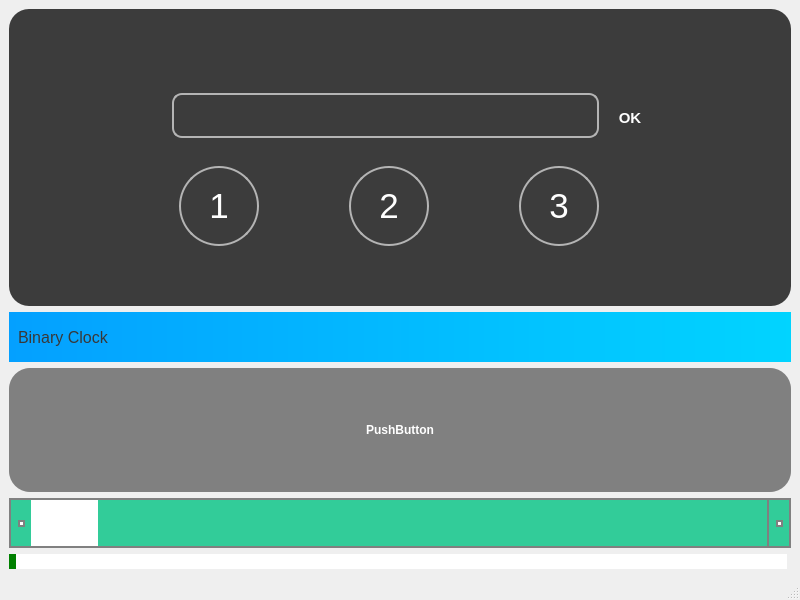
<?xml version="1.0" encoding="UTF-8"?>
<ui version="4.0">
 <class>MainWindow</class>
 <widget class="QMainWindow" name="MainWindow">
  <property name="geometry">
   <rect>
    <x>0</x>
    <y>0</y>
    <width>800</width>
    <height>600</height>
   </rect>
  </property>
  <property name="windowTitle">
   <string>MainWindow</string>
  </property>
  <widget class="QWidget" name="centralwidget">
   <layout class="QVBoxLayout" name="verticalLayout">
    <item>
     <widget class="QFrame" name="main_frame">
      <property name="styleSheet">
       <string notr="true">background-color: rgb(60, 60, 60);
border-radius : 20px</string>
      </property>
      <property name="frameShape">
       <enum>QFrame::StyledPanel</enum>
      </property>
      <property name="frameShadow">
       <enum>QFrame::Raised</enum>
      </property>
      <layout class="QVBoxLayout" name="verticalLayout_2">
       <property name="spacing">
        <number>0</number>
       </property>
       <property name="leftMargin">
        <number>50</number>
       </property>
       <property name="topMargin">
        <number>64</number>
       </property>
       <property name="rightMargin">
        <number>70</number>
       </property>
       <property name="bottomMargin">
        <number>50</number>
       </property>
       <item>
        <widget class="QFrame" name="frame_8">
         <property name="maximumSize">
          <size>
           <width>16777215</width>
           <height>120</height>
          </size>
         </property>
         <property name="frameShape">
          <enum>QFrame::StyledPanel</enum>
         </property>
         <property name="frameShadow">
          <enum>QFrame::Raised</enum>
         </property>
         <layout class="QVBoxLayout" name="verticalLayout_3">
          <property name="spacing">
           <number>0</number>
          </property>
          <property name="leftMargin">
           <number>19</number>
          </property>
          <property name="topMargin">
           <number>0</number>
          </property>
          <property name="rightMargin">
           <number>9</number>
          </property>
          <property name="bottomMargin">
           <number>14</number>
          </property>
          <item>
           <widget class="QFrame" name="result_frame">
            <property name="maximumSize">
             <size>
              <width>16777215</width>
              <height>70</height>
             </size>
            </property>
            <property name="styleSheet">
             <string notr="true">background-color: transparent;</string>
            </property>
            <property name="frameShape">
             <enum>QFrame::StyledPanel</enum>
            </property>
            <property name="frameShadow">
             <enum>QFrame::Raised</enum>
            </property>
            <layout class="QHBoxLayout" name="horizontalLayout_2">
             <property name="leftMargin">
              <number>94</number>
             </property>
             <property name="topMargin">
              <number>20</number>
             </property>
             <property name="rightMargin">
              <number>57</number>
             </property>
             <property name="bottomMargin">
              <number>5</number>
             </property>
             <item>
              <widget class="QLineEdit" name="display_line">
               <property name="sizePolicy">
                <sizepolicy hsizetype="Preferred" vsizetype="Preferred">
                 <horstretch>0</horstretch>
                 <verstretch>0</verstretch>
                </sizepolicy>
               </property>
               <property name="minimumSize">
                <size>
                 <width>0</width>
                 <height>40</height>
                </size>
               </property>
               <property name="styleSheet">
                <string notr="true">QLineEdit {
    border: 2px solid rgb(180, 180, 180);
    border-radius: 10px;
    padding: 0 8px;
    background-color: transparent;
    color: rgb(255, 255, 255);
    font: bold 15px;
}</string>
               </property>
               <property name="text">
                <string/>
               </property>
               <property name="readOnly">
                <bool>true</bool>
               </property>
              </widget>
             </item>
             <item>
              <widget class="QPushButton" name="button_ok">
               <property name="sizePolicy">
                <sizepolicy hsizetype="Preferred" vsizetype="Preferred">
                 <horstretch>0</horstretch>
                 <verstretch>0</verstretch>
                </sizepolicy>
               </property>
               <property name="minimumSize">
                <size>
                 <width>50</width>
                 <height>50</height>
                </size>
               </property>
               <property name="maximumSize">
                <size>
                 <width>50</width>
                 <height>70</height>
                </size>
               </property>
               <property name="styleSheet">
                <string notr="true">QPushButton {
    background-color: transparent;
	color: rgb(255, 255, 255);
    font: bold 15px;
    padding: 6px;
}


QPushButton:pressed {
    color: rgb(180, 180, 180);
}</string>
               </property>
               <property name="text">
                <string>OK</string>
               </property>
              </widget>
             </item>
            </layout>
           </widget>
          </item>
         </layout>
        </widget>
       </item>
       <item>
        <widget class="QFrame" name="keypad_frame">
         <property name="frameShape">
          <enum>QFrame::StyledPanel</enum>
         </property>
         <property name="frameShadow">
          <enum>QFrame::Raised</enum>
         </property>
         <layout class="QVBoxLayout" name="verticalLayout_6">
          <property name="spacing">
           <number>0</number>
          </property>
          <property name="leftMargin">
           <number>30</number>
          </property>
          <property name="rightMargin">
           <number>30</number>
          </property>
          <property name="bottomMargin">
           <number>10</number>
          </property>
          <item>
           <widget class="QFrame" name="frame_123">
            <property name="styleSheet">
             <string notr="true">background-color: transparent;</string>
            </property>
            <property name="frameShape">
             <enum>QFrame::StyledPanel</enum>
            </property>
            <property name="frameShadow">
             <enum>QFrame::Raised</enum>
            </property>
            <layout class="QHBoxLayout" name="horizontalLayout_3">
             <property name="spacing">
              <number>0</number>
             </property>
             <property name="leftMargin">
              <number>0</number>
             </property>
             <property name="topMargin">
              <number>0</number>
             </property>
             <property name="rightMargin">
              <number>0</number>
             </property>
             <property name="bottomMargin">
              <number>0</number>
             </property>
             <item>
              <widget class="QPushButton" name="button_1">
               <property name="sizePolicy">
                <sizepolicy hsizetype="Preferred" vsizetype="Preferred">
                 <horstretch>0</horstretch>
                 <verstretch>0</verstretch>
                </sizepolicy>
               </property>
               <property name="minimumSize">
                <size>
                 <width>80</width>
                 <height>80</height>
                </size>
               </property>
               <property name="maximumSize">
                <size>
                 <width>80</width>
                 <height>80</height>
                </size>
               </property>
               <property name="styleSheet">
                <string notr="true">QPushButton {
    background-color: transparent;
	color: rgb(255, 255, 255);
	border-style: solid;
    border-width: 2px;
    border-radius: 40px;
    border-color: rgb(180, 180, 180);
    font: 35px;
    padding: 6px;
}


QPushButton:hover{
    background-color:rgb(85, 85, 85);
}

QPushButton:pressed {
    background-color: rgb(180, 180, 180);
	border-color: rgb(180, 180, 180);
}</string>
               </property>
               <property name="text">
                <string>1</string>
               </property>
              </widget>
             </item>
             <item>
              <widget class="QPushButton" name="button_2">
               <property name="sizePolicy">
                <sizepolicy hsizetype="Preferred" vsizetype="Preferred">
                 <horstretch>0</horstretch>
                 <verstretch>0</verstretch>
                </sizepolicy>
               </property>
               <property name="minimumSize">
                <size>
                 <width>80</width>
                 <height>80</height>
                </size>
               </property>
               <property name="maximumSize">
                <size>
                 <width>80</width>
                 <height>80</height>
                </size>
               </property>
               <property name="styleSheet">
                <string notr="true">QPushButton {
    background-color: transparent;
	color: rgb(255, 255, 255);
	border-style: solid;
    border-width: 2px;
    border-radius: 40px;
    border-color: rgb(180, 180, 180);
    font: 35px;
    padding: 6px;
}


QPushButton:hover{
    background-color:rgb(85, 85, 85);
}

QPushButton:pressed {
    background-color: rgb(180, 180, 180);
	border-color: rgb(180, 180, 180);
}</string>
               </property>
               <property name="text">
                <string>2</string>
               </property>
              </widget>
             </item>
             <item>
              <widget class="QPushButton" name="button_3">
               <property name="sizePolicy">
                <sizepolicy hsizetype="Preferred" vsizetype="Preferred">
                 <horstretch>0</horstretch>
                 <verstretch>0</verstretch>
                </sizepolicy>
               </property>
               <property name="minimumSize">
                <size>
                 <width>80</width>
                 <height>80</height>
                </size>
               </property>
               <property name="maximumSize">
                <size>
                 <width>80</width>
                 <height>80</height>
                </size>
               </property>
               <property name="font">
                <font>
                 <pointsize>-1</pointsize>
                 <weight>50</weight>
                 <italic>false</italic>
                 <bold>false</bold>
                </font>
               </property>
               <property name="styleSheet">
                <string notr="true">QPushButton {
    background-color: transparent;
	color: rgb(255, 255, 255);
	border-style: solid;
    border-width: 2px;
    border-radius: 40px;
    border-color: rgb(180, 180, 180);
    font: 35px;
    padding: 6px;
}


QPushButton:hover{
    background-color:rgb(85, 85, 85);
}

QPushButton:pressed {
    background-color: rgb(180, 180, 180);
	border-color: rgb(180, 180, 180);
}</string>
               </property>
               <property name="text">
                <string>3</string>
               </property>
              </widget>
             </item>
            </layout>
           </widget>
          </item>
         </layout>
        </widget>
       </item>
      </layout>
     </widget>
    </item>
    <item>
     <widget class="QFrame" name="title_bar">
      <property name="maximumSize">
       <size>
        <width>16777215</width>
        <height>50</height>
       </size>
      </property>
      <property name="styleSheet">
       <string notr="true">background-color: qlineargradient(spread:pad, x1:0, y1:0, x2:1, y2:0, stop:0 rgba(4, 160, 255, 255), stop:1 rgb(1, 212, 255));
border-color: none;</string>
      </property>
      <property name="frameShape">
       <enum>QFrame::NoFrame</enum>
      </property>
      <property name="frameShadow">
       <enum>QFrame::Raised</enum>
      </property>
      <layout class="QHBoxLayout" name="horizontalLayout_4">
       <property name="spacing">
        <number>0</number>
       </property>
       <property name="leftMargin">
        <number>0</number>
       </property>
       <property name="topMargin">
        <number>0</number>
       </property>
       <property name="rightMargin">
        <number>0</number>
       </property>
       <property name="bottomMargin">
        <number>0</number>
       </property>
       <item>
        <widget class="QFrame" name="title_container_2">
         <property name="styleSheet">
          <string notr="true">background:transparent</string>
         </property>
         <property name="frameShape">
          <enum>QFrame::NoFrame</enum>
         </property>
         <property name="frameShadow">
          <enum>QFrame::Raised</enum>
         </property>
         <layout class="QHBoxLayout" name="horizontalLayout_7">
          <item>
           <widget class="QLabel" name="label_2">
            <property name="font">
             <font>
              <family>Segoe UI</family>
              <pointsize>12</pointsize>
             </font>
            </property>
            <property name="styleSheet">
             <string notr="true">color: rgb(56, 56, 56);</string>
            </property>
            <property name="text">
             <string>Binary Clock</string>
            </property>
           </widget>
          </item>
         </layout>
        </widget>
       </item>
       <item>
        <widget class="QFrame" name="top_right_btns">
         <property name="maximumSize">
          <size>
           <width>200</width>
           <height>16777215</height>
          </size>
         </property>
         <property name="styleSheet">
          <string notr="true">background:transparent</string>
         </property>
         <property name="frameShape">
          <enum>QFrame::NoFrame</enum>
         </property>
         <property name="frameShadow">
          <enum>QFrame::Raised</enum>
         </property>
         <layout class="QHBoxLayout" name="horizontalLayout_5">
          <item>
           <widget class="QPushButton" name="restoreButton">
            <property name="sizePolicy">
             <sizepolicy hsizetype="Preferred" vsizetype="Preferred">
              <horstretch>0</horstretch>
              <verstretch>0</verstretch>
             </sizepolicy>
            </property>
            <property name="styleSheet">
             <string notr="true">QPushButton{
	background: none;
	border-radius: 5px;
}
QPushButton:hover{
	background-color:rgb(255, 105, 105);
	border-radius: 5px;
}</string>
            </property>
            <property name="text">
             <string/>
            </property>
            <property name="icon">
             <iconset resource="../BinaryClock/binary_clock_icons.qrc">
              <normaloff>:/icons/Binary_clock_assets/fullscreen.png</normaloff>:/icons/Binary_clock_assets/fullscreen.png</iconset>
            </property>
            <property name="iconSize">
             <size>
              <width>32</width>
              <height>32</height>
             </size>
            </property>
           </widget>
          </item>
          <item>
           <widget class="QPushButton" name="minimizeButton">
            <property name="sizePolicy">
             <sizepolicy hsizetype="Preferred" vsizetype="Preferred">
              <horstretch>0</horstretch>
              <verstretch>0</verstretch>
             </sizepolicy>
            </property>
            <property name="styleSheet">
             <string notr="true">QPushButton{
	background: none;
	border-radius: 5px;
}
QPushButton:hover{
	background-color:rgb(170, 255, 127);
	border-radius: 5px;
}</string>
            </property>
            <property name="text">
             <string/>
            </property>
            <property name="icon">
             <iconset resource="../BinaryClock/binary_clock_icons.qrc">
              <normaloff>:/icons/Binary_clock_assets/minimize.png</normaloff>:/icons/Binary_clock_assets/minimize.png</iconset>
            </property>
            <property name="iconSize">
             <size>
              <width>32</width>
              <height>32</height>
             </size>
            </property>
           </widget>
          </item>
          <item>
           <widget class="QPushButton" name="closeButton">
            <property name="sizePolicy">
             <sizepolicy hsizetype="Preferred" vsizetype="Preferred">
              <horstretch>0</horstretch>
              <verstretch>0</verstretch>
             </sizepolicy>
            </property>
            <property name="styleSheet">
             <string notr="true">QPushButton{
	background: none;
	border-radius: 5px;
}
QPushButton:hover{
	background-color: rgb(0, 92, 157);
	border-radius: 5px;
}</string>
            </property>
            <property name="text">
             <string/>
            </property>
            <property name="icon">
             <iconset resource="../BinaryClock/binary_clock_icons.qrc">
              <normaloff>:/icons/Binary_clock_assets/X.png</normaloff>:/icons/Binary_clock_assets/X.png</iconset>
            </property>
            <property name="iconSize">
             <size>
              <width>32</width>
              <height>32</height>
             </size>
            </property>
           </widget>
          </item>
         </layout>
        </widget>
       </item>
      </layout>
     </widget>
    </item>
    <item>
     <widget class="QPushButton" name="pushButton">
      <property name="sizePolicy">
       <sizepolicy hsizetype="Minimum" vsizetype="Preferred">
        <horstretch>0</horstretch>
        <verstretch>0</verstretch>
       </sizepolicy>
      </property>
      <property name="styleSheet">
       <string notr="true">QPushButton::!pressed
            {
                font: 75 10pt &quot;Microsoft YaHei UI&quot;;
                font-weight: bold;
                color: rgb(255, 255, 255);
                border-style: solid;
                border-radius:21px;
                background:gray;
            }
            QPushButton::pressed
            {
                font: 75 10pt &quot;Microsoft YaHei UI&quot;;
                font-weight: bold;
                color: rgb(255, 255, 255);
                border-style: solid;
                border-radius:21px;
                background-color : red;
            }</string>
      </property>
      <property name="text">
       <string>PushButton</string>
      </property>
     </widget>
    </item>
    <item>
     <widget class="QScrollBar" name="horizontalScrollBar">
      <property name="sizePolicy">
       <sizepolicy hsizetype="Minimum" vsizetype="Preferred">
        <horstretch>0</horstretch>
        <verstretch>0</verstretch>
       </sizepolicy>
      </property>
      <property name="maximumSize">
       <size>
        <width>16777215</width>
        <height>50</height>
       </size>
      </property>
      <property name="styleSheet">
       <string notr="true">QScrollBar:horizontal {
    border: 2px solid grey;
    background: #32CC99;
    height: 15px;
    margin: 0px 20px 0 20px;
}
QScrollBar::handle:horizontal {
    background: white;
    min-width: 20px;
}
QScrollBar::add-line:horizontal {
    border: 2px solid grey;
    background: #32CC99;
    width: 20px;
    subcontrol-position: right;
    subcontrol-origin: margin;
}

QScrollBar::sub-line:horizontal {
    border: 2px solid grey;
    background: #32CC99;
    width: 20px;
    subcontrol-position: left;
    subcontrol-origin: margin;
}

QScrollBar:left-arrow:horizontal, QScrollBar::right-arrow:horizontal {
    border: 2px solid grey;
    width: 3px;
    height: 3px;
    background: white;
}

QScrollBar::add-page:horizontal, QScrollBar::sub-page:horizontal {
    background: none;
}</string>
      </property>
      <property name="orientation">
       <enum>Qt::Horizontal</enum>
      </property>
     </widget>
    </item>
    <item>
     <widget class="QSlider" name="horizontalSlider">
      <property name="styleSheet">
       <string notr="true">QSlider::groove:horizontal {
    background: red;
    position: absolute; /* absolutely position 4px from the left and right of the widget. setting margins on the widget should work too... */
    left: 4px; right: 4px;
}

QSlider::handle:horizontal {
    height: 10px;
    background: green;
    margin: 0 -4px; /* expand outside the groove */
}

QSlider::add-page:horizontal {
    background: white;
}

QSlider::sub-page:horizontal {
    background: pink;
}</string>
      </property>
      <property name="orientation">
       <enum>Qt::Horizontal</enum>
      </property>
     </widget>
    </item>
   </layout>
  </widget>
  <widget class="QMenuBar" name="menubar">
   <property name="geometry">
    <rect>
     <x>0</x>
     <y>0</y>
     <width>800</width>
     <height>26</height>
    </rect>
   </property>
  </widget>
  <widget class="QStatusBar" name="statusbar"/>
 </widget>
 <resources>
  <include location="../BinaryClock/binary_clock_icons.qrc"/>
 </resources>
 <connections/>
</ui>
